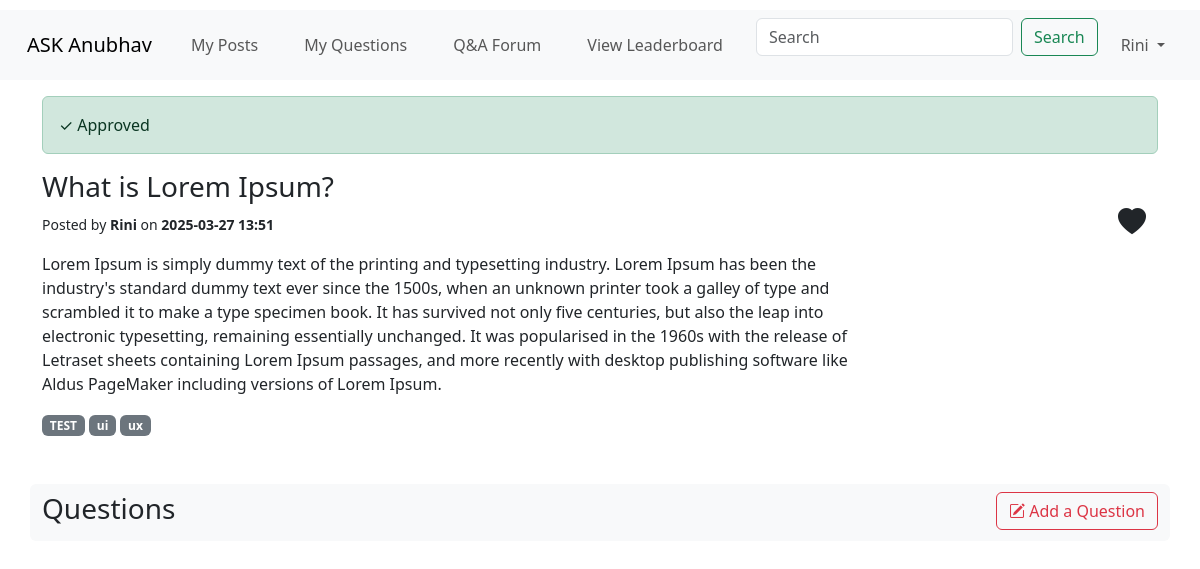
/post/17 (signed in), run on the app's committed database.
### merged.py (models this page shows, shortened)
class User(db.Model):
    student_id = db.Column(db.Integer, primary_key=True)
    username = db.Column(db.String(100), nullable=False, unique=True)
    password = db.Column(db.String(100), nullable=False)
    is_faculty = db.Column(db.Boolean, default=False)
    email = db.Column(db.String(120), unique=True)

class Post(db.Model):
    __tablename__ = 'post'
    id = db.Column(db.Integer, primary_key=True)
    title = db.Column(db.String(100), nullable=False)
    body = db.Column(db.Text, nullable=False)
    keywords = db.Column(db.String(255))
    date_of_post = db.Column(db.DateTime, default=lambda: datetime.now(timezone.utc))
    student_id = db.Column(db.Integer, nullable=False)
    like_count = db.Column(db.Integer, default=0)
    tags = db.relationship('Tag', secondary=post_tags, lazy='subquery', backref=db.backref('posts', lazy=True))
    approval = db.relationship('PostApproval', uselist=False, back_populates='post')

### merged.py (the view)
@app.route('/post/<int:post_id>')
def post_details(post_id):
    try:
        if 'student_id' not in session:
            flash("Please log in to view the post", "warning")
            return redirect(url_for('login'))
        post = Post.query.get_or_404(post_id)
        author = User.query.get(post.student_id)
        posted_by = author.username if author else None
        username = session.get('username')
        student_id = session.get('student_id')
        user_liked = LikePost.query.filter_by(student_id=student_id, post_id=post_id).first()
        print("Final post.keywords:", type(post.keywords), post.keywords)
        keyword_list = post.keywords.split(",") if post.keywords else []  # Splitting by commas
        keywords = [keyword.strip() for keyword in keyword_list if keyword.strip()]  # Removing spaces & empty entries
        questions = Question.query.filter_by(post_id=post_id).all()  # Fetch only matching post_id
        return render_template('ASK_Anubhav/Student/post_details.html', post=post, username=username, user_liked=user_liked, posted_by=posted_by, questions=questions, keywords=keyword_list, student_id=student_id)  # **Pass questions to template**
    except Exception as e:
        flash(f"An error occurred: {str(e)}", "danger")
        print(f"An error occurred: {str(e)}")
        return redirect(url_for('index'))

### merged.py (called while the page is built)
@app.context_processor
def inject_session():
    try:
        return dict(session=session)  # Inject session into all templates
    except Exception as e:
        print("Session not created due to: {str(e)}")
        return dict(session={})

### templates/ASK_Anubhav/Student/post_details.html (shortened to what this page needs)
<!DOCTYPE html>
<html lang="en">
<head>
  <link rel="stylesheet" href="/static/style.css" />
  <link href="https://cdn.jsdelivr.net/npm/bootstrap@5.3.3/dist/css/bootstrap.min.css" rel="stylesheet"
 />
  <link href="https://cdn.jsdelivr.net/npm/bootstrap-icons/font/bootstrap-icons.css" rel="stylesheet">
</head>
<body>
  <nav class="navbar navbar-expand-lg bg-body-tertiary">
    <div class="container-fluid">
      <a class="navbar-brand" href="{{ url_for('index') }}">ASK Anubhav</a>
      <div class="collapse navbar-collapse" id="navbarSupportedContent">
        <ul class="navbar-nav me-auto mb-2 mb-lg-0">
          <li class="nav-item">
            <a class="nav-link" aria-current="page" href="{{ url_for('my_posts') }}">My Posts</a>
          </li>
          <li class="nav-item">
            <a class="nav-link" href="{{ url_for('my_questions') }}">My Questions</a>
          </li>
          <li class="nav-item">
            <a class="nav-link" href="{{ url_for('qa_forum') }}">Q&A Forum</a>
          </li>
          <li class="nav-item">
            <a class="nav-link" href="{{ url_for('leaderboard') }}">View Leaderboard</a>
          </li>
        </ul>
        <form class="d-flex mb-3" method="GET" action="{{ url_for('index') }}">
          <input class="form-control me-2" type="search" name="search" placeholder="Search" value="{{ search_query }}"
            aria-label="Search">
          <button class="btn btn-outline-success" type="submit">Search</button>
        </form>
        <ul class="navbar-nav">
          <li class="nav-item dropdown">
            <a class="nav-link dropdown-toggle" href="#" id="navbarDropdown" role="button" data-bs-toggle="dropdown"
              aria-expanded="false">
              {{ username }}
            </a>
          </li>
        </ul>
      </div>
    </div>
  </nav>
  <div class="container">
    <div class="row">
      <div class="mt-3">
        {% if post.student_id == student_id %}
            {% if post.approval and post.approval.status.lower() in ["approved", "rejected"] %}
                {% if post.approval.status.lower() == "rejected" %}
                    <div class="alert alert-danger" role="alert">
                        ✗ Rejected - {{ post.approval.remark }}
                    </div>
                {% elif post.approval.status.lower() == "approved" %}
                    <div class="alert alert-success" role="alert">
                        ✓ Approved
                    </div>
                {% else %}
                    <div class="alert alert-warning" role="alert">
                        ⴵ Pending
                    </div>
                {% endif %}
            {% else %}
                    <div class="alert alert-warning" role="alert">
                        ⴵ Pending
                    </div>
            {% endif %}
        {% endif %}
      </div>
      <div class="col-md-9">
        <h3>{{ post.title }}</h3>
        <small>
          Posted by <strong> {{ posted_by }} </strong> on <strong> {{ post.date_of_post.strftime('%Y-%m-%d %H:%M' )}}
          </strong>
        </small>
        <p class="mt-3">{{ post.body }}</p>
      </div>
      <div class="col-md-3 text-end mt-4">
        {% if session.get('is_faculty') %}
        {% if not post.approval or post.approval.status.lower() not in ["approved", "rejected"] %}
        <form method="POST" action="{{ url_for('approve_post', post_id=post.id) }}" class="d-inline">
            <button type="submit" class="btn btn-success">Accept</button>
        </form>
        <button type="button" class="btn btn-danger" data-bs-toggle="modal" data-bs-target="#exampleModal">Reject</button>
        <div class="modal fade" id="exampleModal" tabindex="-1" aria-labelledby="exampleModalLabel" aria-hidden="true">
          <div class="modal-dialog">
            <div class="modal-content">
              <div class="modal-header">
                <h1 class="modal-title fs-5" id="exampleModalLabel">Rejection Remark</h1>
                <button type="button" class="btn-close" data-bs-dismiss="modal" aria-label="Close"></button>
              </div>
              <div class="modal-body text-start">
                <form id="rejectForm" method="POST" action="{{ url_for('reject_post', post_id=post.id) }}" id="reject-form-{{ post.id }}"
                    class="mt-2">
                    <label for="remarkInput" class="form-label">Enter Rejection Remark:</label>
                    <textarea class="form-control" id="remarkInput" name="remark" required></textarea>
                    <input type="hidden" id="postIdInput" name="post_id">
                </form>
              </div>
              <div class="modal-footer">
                <button type="button" class="btn btn-secondary" data-bs-dismiss="modal">Close</button>
                <button type="submit" class="btn btn-primary" form="rejectForm" >Save changes</button>
              </div>
            </div>
          </div>
        </div>
        {% endif %}
        {%elif session.get('is_faculty') == 0 %}
        <form action="{{ url_for('like_post', post_id=post.id) }}" method="POST">
          {% if user_liked %}
          <button type="submit" class="btn btn-transparent" style="border: None; font-size: 28px" title="Tap to Unlike">
            <i class="bi bi-heart-fill"></i>
          </button>
          {% else %}
          <button type="submit" class="btn btn-transparent" style="border: None; font-size: 28px" title="Tap to Like">
            <i class="bi bi-heart"></i>
          </button>
          {% endif %}
        </form>
        {% else %}
        <a href="{{ url_for('login') }}" class="btn btn-primary">Login to Like</a>
        {% endif %}
      </div>
    </div>
    <div>
      {% if keywords %}
        {% for keyword in keywords %}
          <p class="badge text-bg-secondary mb-5">{{ keyword }}</p>
        {% endfor %}
      {% endif %}
    </div>
  </div>
  <div class="container bg-light rounded">
    <div class="row py-2">
      <div class="col-md-10">
        <h3>Questions</h3>
      </div>
      <div class="col-md-2 text-end">
        <div class="text-end">
          <button class="btn btn-outline-danger" data-bs-toggle="modal" data-bs-target="#addQuestionModal">
              <i class="bi bi-pencil-square"></i> Add a Question
          </button>
      </div>
      </div>
    </div>
</body>
</html>

### static/ASK_Anubhav/style.css (style rules this page uses)
:root { --color-bg: #69F7BE; --color-text-main: #000000; --color-primary: #FFFF00; --wrapper-height: 87vh; --image-max-width: 300px; --image-margin: 3rem; --font-family: "HK Grotesk"; --font-family-header: "HK Grotesk"; }
* { box-sizing: border-box; }
body { font-family: HK Grotesk; background-color: var(--color-bg); }
button, input { font-family: inherit; font-size: 100%; background: #FFFFFF; border: 1px solid #000000; box-sizing: border-box; border-radius: 4px; padding: 0.5rem 1rem; transition: 500ms; }
nav { margin-top: 10px; position: relative; }
nav a { margin: 0 15px; text-decoration: none; color: #333; font-size: 1.2em; transition: color 0.3s; }

### data on the page
User: username "Rini"
Post: title "What is Lorem Ipsum?", date_of_post "2025-03-27 13:51", body "Lorem Ipsum is simply dummy text of the printing and typesetting industry. Lorem Ipsum has been the industry's standard dummy text ever since the 1500s, when an unknown printer took a galley of type and scrambled it to make a type specimen book. It has survived not only five centuries, but also the leap into electronic typesetting, remaining essentially unchanged. It was popularised in the 1960s with the release of Letraset sheets containing Lorem Ipsum passages, and more recently with desktop publishing software like Aldus PageMaker including versions of Lorem Ipsum."

### other printed values
{{ keyword }} "TEST" "ui" "ux"
